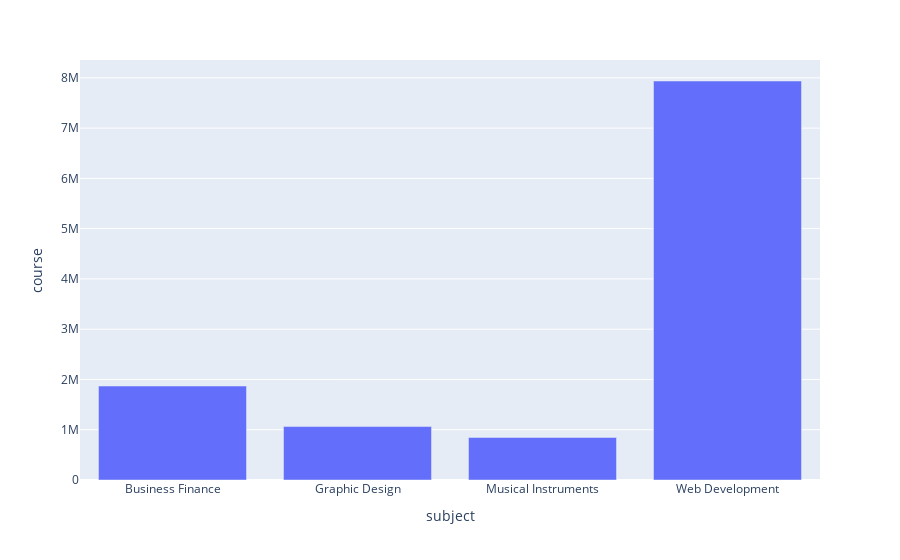

Write notebook code for a chart like this one.
### Markdown cell above
### how many subscribes in each subject

### Code cell
fig =px.bar(data_frame= df,
       x= df.groupby('subject')['num_subscribers'].sum().index,
       y=df.groupby('subject')['num_subscribers'].sum().values)
fig.update_xaxes(title='subject')
fig.update_yaxes(title='course')
fig.show()

### Figure 1 — Plotly figure (JSON) as saved in the notebook; plotly's stock layout.template omitted (floating-point values rounded to 4 significant figures)
{"data": [{"alignmentgroup": "True", "hovertemplate": "x=%{x}<br>y=%{y}<extra></extra>", "legendgroup": "", "marker": {"color": "#636efa", "pattern": {"shape": ""}}, "name": "", "offsetgroup": "", "orientation": "v", "showlegend": false, "textposition": "auto", "type": "bar", "x": ["Business Finance", "Graphic Design", "Musical Instruments", "Web Development"], "xaxis": "x", "y": [1868711, 1063148, 846689, 7937287], "yaxis": "y"}], "layout": {"autosize": true, "barmode": "relative", "legend": {"tracegroupgap": 0}, "margin": {"t": 60}, "xaxis": {"anchor": "y", "autorange": true, "domain": [0, 1], "range": [-0.5, 3.5], "title": {"text": "subject"}, "type": "category"}, "yaxis": {"anchor": "x", "autorange": true, "domain": [0, 1], "range": [0, 8355000.0], "title": {"text": "course"}, "type": "linear"}}}
